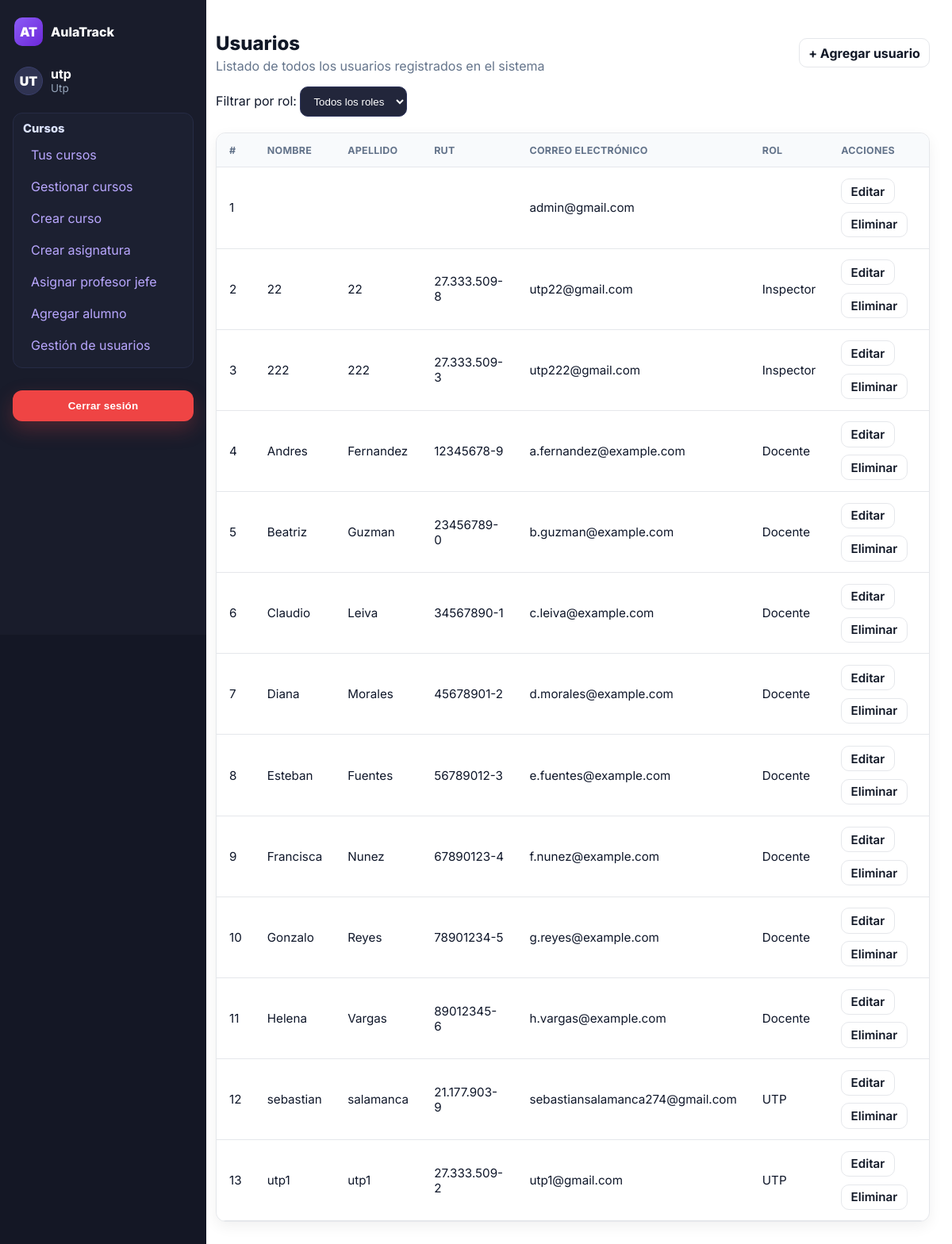
The app's page /gestion_usuario/ (signed in) with its own data.
### usuarios/models.py (models this page shows, shortened)
class Usuario(AbstractUser):
    nombres = models.CharField(max_length=100)
    apellidos = models.CharField(max_length=100)
    rut = models.CharField(max_length=12, unique=True, validators=[rut_validator])
    ROLE_DOCENTE = 'docente'
    ROLE_UTP = 'utp'
    ROLE_INSPECTOR = 'inspector'
    ROLE_CHOICES = [
        (ROLE_DOCENTE, 'Docente'),
        (ROLE_UTP, 'UTP'),
        (ROLE_INSPECTOR, 'Inspector'),
    ]
    role = models.CharField(max_length=20, choices=ROLE_CHOICES)

### usuarios/views.py (the view)
# urls.py: path('gestion_usuario/', views.gestion_usuario, name='gestion_usuario'),
def gestion_usuario(request):
    if request.user.role != 'utp':
        return HttpResponseForbidden("No tienes permisos para ver esta página.")
    rol_seleccionado = request.GET.get('rol', '')
    usuarios_filtrados = Usuario.objects.all().order_by('nombres', 'apellidos')
    if rol_seleccionado:
        usuarios_filtrados = usuarios_filtrados.filter(role=rol_seleccionado)
    roles = Usuario.ROLE_CHOICES
    context = {
        'usuarios_filtrados': usuarios_filtrados,
        'roles': roles,
        'rol_seleccionado': rol_seleccionado,
    }
    return render(request, "gestion_usuario.html", context)

### usuarios/templates/gestion_usuario.html (shortened to what this page needs)
{% extends 'base.html' %}
{% load static dict_extras %}
{% block extra_css %}
<link rel="stylesheet" href="{% static 'css/cursos_lista.css' %}">
{% endblock %}
{% block content %}
<div class="page-head flex-between">
  <div>
    <h1>Usuarios</h1>
    <div class="hint">Listado de todos los usuarios registrados en el sistema</div>
  </div>
  <div>
    <a class="btn" href="{% url 'usuarios:registro' %}">+ Agregar usuario</a>
  </div>
</div>
<div class="filter-bar">
  <form method="get">
    <label for="rol">Filtrar por rol:</label>
    <select name="rol" id="rol" onchange="this.form.submit()">
      <option value="">Todos los roles</option>
    </select>
  </form>
  <br>
</div>
<div class="table-wrap">
  <table class="table">
    <thead>
      <tr>
        <th>#</th>
        <th>Nombre</th>
        <th>Apellido</th>
        <th>RUT</th>
        <th>Correo electrónico</th>
        <th>Rol</th>
        <th>Acciones</th>
      </tr>
    </thead>
    <tbody>
      {% for usuario in usuarios_filtrados %}
        <tr>
          <td>{{ forloop.counter }}</td>
          <td>{{ usuario.nombres }}</td>
          <td>{{ usuario.apellidos }}</td>
          <td>{{ usuario.rut }}</td>
          <td>{{ usuario.email }}</td>
          <td>{{ usuario.get_role_display }}</td>
          <td class="cell-actions">
            <a class="link" href="{% url 'usuarios:editar_usuario' usuario.id %}">Editar</a>
            <a class="link text-danger"
              href="{% url 'usuarios:eliminar_usuario' usuario.id %}"
              onclick="return confirm('¿Estás seguro de que deseas eliminar este usuario?');">
              Eliminar
            </a>
          </td>
        </tr>
      {% empty %}
        <tr><td colspan="7">No hay usuarios registrados.</td></tr>
      {% endfor %}
    </tbody>
  </table>
</div>
{% endblock %}

### usuarios/templates/base.html (shortened to what this page needs)
{% load static %}
<!DOCTYPE html>
<html lang="es">
<head>
    <link rel="stylesheet" href="{% static 'css/base.css' %}">
    {% block extra_css %}{% endblock %}
</head>
<body>
<main class="app">
    <aside class="sidebar" aria-label="Barra lateral">
        <div class="sidebar-top">
            <div class="brand">
                <div class="logo" aria-hidden="true">AT</div>
                <div class="name">AulaTrack</div>
            </div>
            {% if user.is_authenticated %}
            <div class="profile" aria-label="Perfil usuario">
                <div class="avatar" aria-hidden="true">
                    {{ user.username|slice:":2"|upper }}
                </div>
                <div>
                    <div class="docente">{{ user.username }}</div>
                    <div class="rol">{{ user.role|title|default:"Sin rol" }}</div>
                </div>
            </div>
            <nav aria-label="Menú principal" class="menu">
                <div class="nav-section">
                    <h4>Cursos</h4>
                    <ul>
                        <li><a href="{% url 'usuarios:home_page' %}">Tus cursos</a></li>
                        {% if user.role == "utp" %}
                            <li><a href="{% url 'usuarios:cursos_lista' %}">Gestionar cursos</a></li>
                            <li><a href="{% url 'usuarios:crear_curso' %}">Crear curso</a></li>
                            <li><a href="{% url 'usuarios:crear_asignatura' %}">Crear asignatura</a></li>
                            <li><a href="{% url 'usuarios:asignar_profesor_jefe' %}">Asignar profesor jefe</a></li>
                            <li><a href="{% url 'usuarios:agregar_alumno' %}">Agregar alumno</a></li>
                            <li><a href="{% url 'usuarios:gestion_usuario' %}">Gestión de usuarios</a></li>
                        {% elif user.role == "docente" %}
                            <li><a href="{% url 'usuarios:home_page' %}">Mis cursos</a></li>
                        {% elif user.role == "alumno" %}
                            <li><a href="{% url 'usuarios:home_page' %}">Mi inicio</a></li>
                        {% endif %}
                    </ul>
                </div>
            </nav>
            <div class="logout">
                <form method="post" action="{% url 'usuarios:logout' %}">
                    <button type="submit" class="logout-btn">Cerrar sesión</button>
                </form>
            </div>
            {% endif %}
        </div>
    </aside>
    <section class="main">
        <div class="content">
            {% block content %}{% endblock %}
        </div>
    </section>
</main>
</body>
</html>

### usuarios/static/css/base.css (style rules this page uses)
:root { --brand-300:#c084fc; --brand-400:#b072ff; --brand-500:#a855f7; --brand-600:#8b5cf6; --brand-700:#7c3aed; --brand-800:#6d28d9; --bg-900:#141725; --bg-800:#191c2b; --bg-700:#1f2333; --panel:#23273a; --panel-2:#2b3050; --txt-100:#f3f4f6; --txt-200:#e5e7eb; --txt-400:#cbd5e1; --txt-600:#94a3b8; --success:#22c55e; --warning:#f59e0b; --danger:#ef4444; --ring: rgba(168,85,247,.45); --shadow: 0 10px 30px rgba(0,0,0,.35); --radius: 14px; }
* { box-sizing:border-box }
html,body { height:100% }
body { margin:0; font-family: Inter, system-ui, -apple-system, Segoe UI, Roboto, Helvetica, Arial, sans-serif; color:var(--txt-200); background: var(--bg-900); }
a { color:var(--brand-400);text-decoration:none }
h1,h2,h3 { margin:0 0 .5rem;color:#fff }
.hint { color:var(--txt-600) }
.app { display:grid; grid-template-columns:260px 1fr; min-height:100vh; }
.main { background:var(--bg-700); padding:24px 28px 28px 12px; }
.content { max-width:none;width:100%;margin:0 }
.sidebar { background:var(--bg-800); color:var(--txt-200); width:260px; height:100vh; display:flex; flex-direction:column; padding:18px 16px; }
.sidebar-top { display:flex; flex-direction:column; gap:16px; flex:1; }
.brand { display:flex;align-items:center;gap:10px; font-weight:800;color:#fff;margin:4px 2px 4px; }
.brand .logo { width:36px;height:36px;display:grid;place-items:center;border-radius:10px; background:linear-gradient(135deg,var(--brand-600),var(--brand-800)); color:#fff;font-weight:900; }
.profile { display:flex;gap:10px;align-items:center; margin:6px 2px 2px; }
.profile .avatar { width:36px;height:36px;border-radius:999px;display:grid;place-items:center; background:#2f3352;color:#fff;font-weight:900;border:1px solid #3a3f6b; }
.profile .docente { color:#fff;font-weight:700;line-height:1.1 }
.profile .rol { color:var(--txt-600);font-size:.85rem }
.menu { margin-top:4px }
.nav-section { background:#1c2031; border:1px solid #262b45; border-radius:12px; padding:10px 12px; }
.nav-section h4 { margin:0 0 6px; color:#dbe2ff; font-weight:800; font-size:.92rem; }
.nav-section ul { list-style:none; margin:0; padding:0; display:grid; gap:4px; }
.nav-section a { display:block; padding:8px 10px; border-radius:10px; color:#b9a7ff; }
.logout { margin-top:12px; }
.sidebar .logout-btn { width:100%; padding:.75rem 1rem; border:0; border-radius:12px; background: var(--danger); color:#fff; font-weight:800; letter-spacing:.2px; cursor:pointer; transition: background .2s ease, transform .05s ease, box-shadow .2s ease; box-shadow:0 10px 24px rgba(239,68,68,.25); }
.input, select { background:#22263b;border:1px solid #30365e;color:#fff; padding:.6rem .75rem;border-radius:10px;outline:0;transition:border .2s, box-shadow .2s; }
.topCta,.cta,.btn { display:inline-flex;align-items:center;justify-content:center; gap:.5rem;padding:.6rem 1rem;border-radius:999px;border:0;cursor:pointer;font-weight:700; transition:transform .05s ease, box-shadow .2s ease, background .2s ease; }
table { width:100%;border-collapse:collapse;border-radius:12px;overflow:hidden;background:transparent }
thead th { background:linear-gradient(135deg, #2a2f4b, #252946); color:#fff;text-align:left;padding:.85rem;border-bottom:1px solid #32365a;font-weight:700 }
tbody td { padding:.8rem;border-bottom:1px solid #2a2e4a;color:var(--txt-200) }

### records on screen
Usuario: username "UT", username "utp", role "Utp", nombres "sebastian", apellidos "salamanca", rut "21.177.903-9", email "sebastiansalamanca274@gmail.com", role "UTP"
Usuario: email "admin@gmail.com"
Usuario: nombres "22", apellidos "22", rut "27.333.509-8", email "utp22@gmail.com", role "Inspector"
Usuario: nombres "222", apellidos "222", rut "27.333.509-3", email "utp222@gmail.com", role "Inspector"
Usuario: nombres "Andres", apellidos "Fernandez", rut "12345678-9", email "a.fernandez@example.com", role "Docente"
Usuario: nombres "Beatriz", apellidos "Guzman", rut "23456789-0", email "b.guzman@example.com", role "Docente"
Usuario: nombres "Claudio", apellidos "Leiva", rut "34567890-1", email "c.leiva@example.com", role "Docente"
Usuario: nombres "Diana", apellidos "Morales", rut "45678901-2", email "d.morales@example.com", role "Docente"
Usuario: nombres "Esteban", apellidos "Fuentes", rut "56789012-3", email "e.fuentes@example.com", role "Docente"
Usuario: nombres "Francisca", apellidos "Nunez", rut "67890123-4", email "f.nunez@example.com", role "Docente"
Usuario: nombres "Gonzalo", apellidos "Reyes", rut "78901234-5", email "g.reyes@example.com", role "Docente"
Usuario: nombres "Helena", apellidos "Vargas", rut "89012345-6", email "h.vargas@example.com", role "Docente"
Usuario: nombres "utp1", apellidos "utp1", rut "27.333.509-2", email "utp1@gmail.com", role "UTP"
